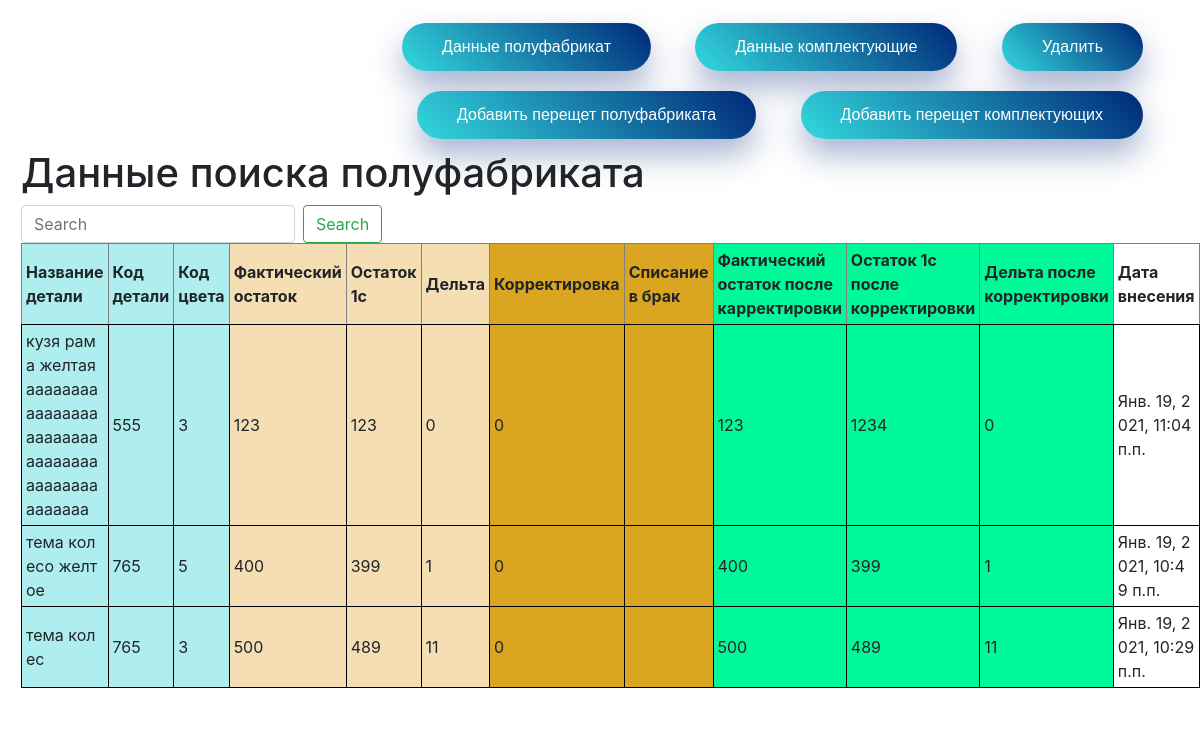
Screenshot of /search with the database file from the repository.
### main/models.py (models this page shows, shortened)
class Task(models.Model):
    class Meta:
        verbose_name = "Данные полуфабриката"
        verbose_name_plural = "Данные полуфабриката"
        ordering = [
            '-release_date']
    details_name = models.CharField("Дельта", max_length=100, blank=True)
    code = models.CharField("Код детали", max_length=10, blank=True)
    color_code = models.CharField("Код цвета", max_length=10, blank=True)
    quantity_actual = models.CharField("Фактический остаток", max_length=10, blank=True)
    quantity_1c = models.CharField("Остаток 1с", max_length=10, blank=True)
    delta = models.CharField("Дельта", max_length=10, blank=True)
    adjustments = models.CharField("Корректировка", max_length=10, blank=True)
    adjustments_marriage = models.CharField("Списание в брак", max_length=10, blank=True)
    after_adjustment_quantity_actual = models.CharField("Фактический остаток после корректировки",
                                                        max_length=10, blank=True)
    after_adjustment_quantity_1c = models.CharField("Остаток 1с после корректировки", max_length=10, blank=True)
    after_adjustment_delta = models.CharField("Дельта после корректировки", max_length=10, blank=True)
    release_date = models.DateTimeField(auto_now_add=True)

### main/views.py (the view)
# urls.py: path('search', views.search, name='search'),
def search(request):
    queryset = request.GET.get('q', '')
    queryset = queryset.split()
    if queryset:
        try:
            task = Task.objects.filter(code__exact=queryset[0], color_code__exact=queryset[1])
        except IndexError:
            task = Task.objects.filter(code__exact=queryset[0])
    else:
        task = Task.objects.all()
    return render(request, 'main/search.html', {'details_name': 'Главная страница сайта', 'task': task})

### main/templates/main/search.html (shortened to what this page needs)
<!doctype html>
<html lang="ru">
<head class="my-2 my-md-0 mr-md-3">
        <link rel="stylesheet" href="https://cdn.jsdelivr.net/npm/bootstrap@4.5.3/dist/css/bootstrap.min.css"
>
</head>
<body>
<div class="alert">
    <nav style="text-align:right" class="my-2 my-md-0 mr-md-3">
        <a href="{% url 'home' %}" class="pressed-button">Данные полуфабрикат</a>
        <a href="{% url 'home_accessories' %}" class="pressed-button">Данные комплектующие</a>
        <a href="{% url 'about' %}" class="pressed-button">Удалить</a>
        <a href="{% url 'create' %}" class="pressed-button">Добавить перещет полуфабриката</a>
        <a href="{% url 'create_accessories' %}" class="pressed-button">Добавить перещет комплектующих</a>
<h1 style="text-align:left">Данные поиска полуфабриката</h1>
        <form class="form-inline mt-2 mt-md-0" action="{% url 'search' %}">
            <input class="form-control mr-sm-2" type="int" placeholder="Search" aria-label="Search" name="q">
            <button class="btn btn-outline-success my-2 my-sm-0" type="submit">Search</button>
        </form>
    </nav>
<table width=200 border="1" cellpadding="4" cellspacing="0">
            <tr>
                <th bgcolor="#AFEEEE" width="500"> Название детали</th>
                <th bgcolor="#AFEEEE"> Код детали</th>
                <th bgcolor="#AFEEEE"> Код цвета</th>
                <th bgcolor="#F5DEB3"> Фактический остаток</th>
                <th bgcolor="#F5DEB3"> Остаток 1с</th>
                <th bgcolor="#F5DEB3"> Дельта</th>
                <th bgcolor="#DAA520"> Корректировка</th>
                <th bgcolor="#DAA520"> Списание в брак</th>
                <th bgcolor="#00FA9A"> Фактический остаток после карректировки</th>
                <th bgcolor="#00FA9A"> Остаток 1с после корректировки</th>
                <th bgcolor="#00FA9A"> Дельта после корректировки</th>
                <th> Дата внесения</th>
            </tr>
            {% for el in task %}
            <tr>
                <td bgcolor="#AFEEEE" style="width:200px;">{{ el.details_name }}</td>
                <td bgcolor="#AFEEEE">{{ el.code }}<br></td>
                <td bgcolor="#AFEEEE">{{ el.color_code }}</td>
                <td bgcolor="#F5DEB3">{{ el.quantity_actual }}</td>
                <td bgcolor="#F5DEB3">{{ el.quantity_1c }}</td>
                <td bgcolor="#F5DEB3">{{ el.delta }}</td>
                <td bgcolor="#DAA520">{{ el.adjustments }}</td>
                <td bgcolor="#DAA520">{{ el.adjustments_marriage }}</td>
                <td bgcolor="#00FA9A">{{ el.after_adjustment_quantity_actual }}</td>
                <td bgcolor="#00FA9A">{{ el.after_adjustment_quantity_1c }}</td>
                <td bgcolor="#00FA9A">{{ el.after_adjustment_delta }}</td>
                <td>{{ el.release_date }}</td>
            </tr>
            {% endfor %}
        </table>
</div>
</body>
</html>
<body>
</body>

### main/templates/main/search.html (style rules this page uses)
table { border:#ccc 1px solid black; border-collapse:separate; border-spacing: 0; width: 100%; }
table tr td { border: 1px solid black; word-break: break-all; }
table tr td:nth-child(2) { word-break: break-all; }
body { background: url(https://html5book.ru/wp-content/uploads/2015/10/background54.png); }
.pressed-button { text-decoration: none; display: inline-block; padding: 12px 40px; margin: 10px 20px; border-radius: 30px; background-image: linear-gradient(45deg, #6ab1d7 0%, #33d9de 50%, #002878 100%); background-position: 100% 0; background-size: 200% 200%; font-family: 'Montserrat', sans-serif; font-size: 16px; font-weight: 200; color: white; box-shadow: 0 16px 32px 0 rgba(0, 40, 120, .35); transition: .5s; }

### rows the page displays
Task: details_name "кузя рама желтая ааааааааааааааааааааааааааааааааааааааааааааааа", code "555", color_code "3", quantity_actual "123", quantity_1c "123", delta "0", adjustments "0", after_adjustment_quantity_actual "123", after_adjustment_quantity_1c "1234", after_adjustment_delta "0", release_date "Янв. 19, 2021, 11:04 п.п."
Task: details_name "тема колесо желтое", code "765", color_code "5", quantity_actual "400", quantity_1c "399", delta "1", adjustments "0", after_adjustment_quantity_actual "400", after_adjustment_quantity_1c "399", after_adjustment_delta "1", release_date "Янв. 19, 2021, 10:49 п.п."
Task: details_name "тема колес", code "765", color_code "3", quantity_actual "500", quantity_1c "489", delta "11", adjustments "0", after_adjustment_quantity_actual "500", after_adjustment_quantity_1c "489", after_adjustment_delta "11", release_date "Янв. 19, 2021, 10:29 п.п."
